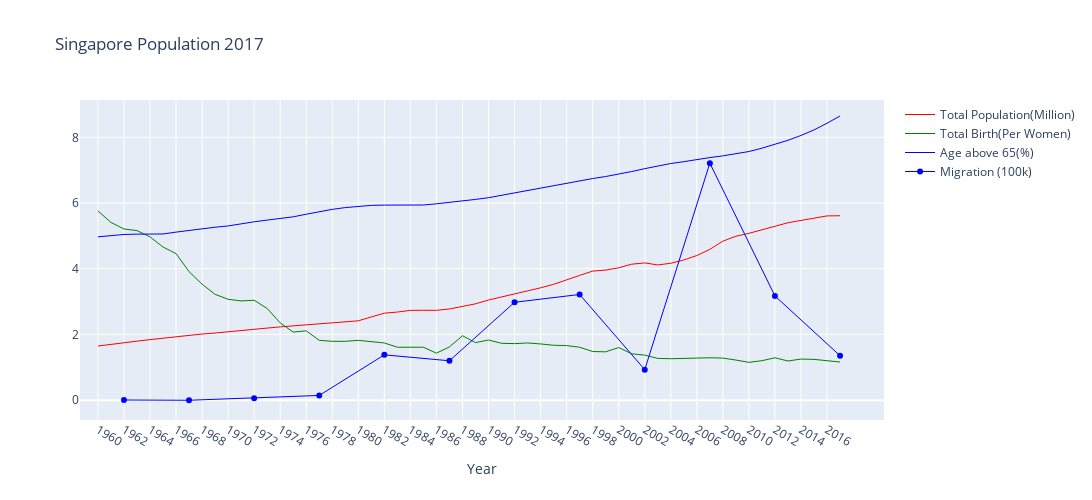

The code cell stored with this chart in its notebook:
### Code cell
Singapore_population = go.Scatter(
    
    x = Singapore_p['year'],
    y = Singapore_p['divide_1'],
    
    name = 'Total Population(Million)',
    
    line = dict(color = 'red',
                width = 1),
    
    connectgaps = True
)

Singapre_birth = go.Scatter(
    
    x = Singapore_b['year'],
    y = Singapore_b['birthrate'],
    
    name = 'Total Birth(Per Women)',
    
    line = dict(color = 'green',
                width = 1),
    
    connectgaps = True
)

Singapore_aging = go.Scatter(
    
    x = Singapore_a['year'],
    y = Singapore_a['Aging'],
    
    name = 'Age above 65(%)',
    
    line = dict(color = 'blue',
                width = 1),
    
    connectgaps = True
)

Singapore_migration = go.Scatter(
    
    x = migration_sg['year'],
    y = migration_sg['divide_2'],
    
    name = 'Migration (100k) ',
    
    line = dict(color = 'blue',
                width = 1),
    
    connectgaps = True

)

data1 = [Singapore_population, Singapre_birth, Singapore_aging, Singapore_migration]

layout1 = dict(title = 'Singapore Population 2017',
              xaxis = dict(title = 'Year'),
              yaxis = dict(title = ''),
            width=1200,
            height=500
              )

fig_sg = dict(data=data1, layout=layout1)

offline.iplot(fig_sg)

### Figure 1 — Plotly figure (JSON) as saved in the notebook; plotly's stock layout.template omitted (floating-point values rounded to 4 significant figures)
{"data": [{"connectgaps": true, "line": {"color": "red", "width": 1}, "name": "Total Population(Million)", "type": "scatter", "x": ["1960", "1961", "1962", "1963", "1964", "1965", "1966", "1967", "1968", "1969", "1970", "1971", "1972", "1973", "1974", "1975", "1976", "1977", "1978", "1979", "1980", "1981", "1982", "1983", "1984", "1985", "1986", "1987", "1988", "1989", "1990", "1991", "1992", "1993", "1994", "1995", "1996", "1997", "1998", "1999", "2000", "2001", "2002", "2003", "2004", "2005", "2006", "2007", "2008", "2009", "2010", "2011", "2012", "2013", "2014", "2015", "2016", "2017"], "y": [1.646, 1.702, 1.75, 1.795, 1.842, 1.887, 1.934, 1.978, 2.012, 2.042, 2.075, 2.113, 2.152, 2.193, 2.23, 2.263, 2.293, 2.325, 2.354, 2.384, 2.414, 2.533, 2.646, 2.681, 2.732, 2.736, 2.733, 2.775, 2.846, 2.931, 3.047, 3.135, 3.231, 3.313, 3.419, 3.525, 3.671, 3.796, 3.927, 3.959, 4.028, 4.138, 4.176, 4.115, 4.167, 4.266, 4.401, 4.589, 4.839, 4.988, 5.077, 5.184, 5.312, 5.399, 5.47, 5.535, 5.607, 5.612]}, {"connectgaps": true, "line": {"color": "green", "width": 1}, "name": "Total Birth(Per Women)", "type": "scatter", "x": ["1960", "1961", "1962", "1963", "1964", "1965", "1966", "1967", "1968", "1969", "1970", "1971", "1972", "1973", "1974", "1975", "1976", "1977", "1978", "1979", "1980", "1981", "1982", "1983", "1984", "1985", "1986", "1987", "1988", "1989", "1990", "1991", "1992", "1993", "1994", "1995", "1996", "1997", "1998", "1999", "2000", "2001", "2002", "2003", "2004", "2005", "2006", "2007", "2008", "2009", "2010", "2011", "2012", "2013", "2014", "2015", "2016", "2017"], "y": [5.76, 5.41, 5.21, 5.16, 4.97, 4.66, 4.46, 3.91, 3.53, 3.22, 3.07, 3.02, 3.04, 2.79, 2.35, 2.07, 2.11, 1.82, 1.79, 1.79, 1.82, 1.78, 1.74, 1.61, 1.62, 1.61, 1.43, 1.62, 1.96, 1.75, 1.83, 1.73, 1.72, 1.74, 1.71, 1.67, 1.66, 1.61, 1.48, 1.47, 1.6, 1.41, 1.37, 1.27, 1.26, 1.26, 1.28, 1.29, 1.28, 1.22, 1.15, 1.2, 1.29, 1.19, 1.25, 1.24, 1.2, 1.16]}, {"connectgaps": true, "line": {"color": "blue", "width": 1}, "name": "Age above 65(%)", "type": "scatter", "x": ["1960", "1961", "1962", "1963", "1964", "1965", "1966", "1967", "1968", "1969", "1970", "1971", "1972", "1973", "1974", "1975", "1976", "1977", "1978", "1979", "1980", "1981", "1982", "1983", "1984", "1985", "1986", "1987", "1988", "1989", "1990", "1991", "1992", "1993", "1994", "1995", "1996", "1997", "1998", "1999", "2000", "2001", "2002", "2003", "2004", "2005", "2006", "2007", "2008", "2009", "2010", "2011", "2012", "2013", "2014", "2015", "2016", "2017"], "y": [4.97, 5.017, 5.042, 5.052, 5.056, 5.058, 5.114, 5.168, 5.218, 5.263, 5.302, 5.369, 5.427, 5.48, 5.53, 5.579, 5.659, 5.736, 5.807, 5.86, 5.893, 5.927, 5.936, 5.932, 5.93, 5.939, 5.976, 6.016, 6.06, 6.109, 6.162, 6.235, 6.315, 6.394, 6.465, 6.526, 6.613, 6.683, 6.744, 6.806, 6.874, 6.958, 7.045, 7.13, 7.202, 7.258, 7.328, 7.383, 7.435, 7.493, 7.567, 7.668, 7.781, 7.909, 8.056, 8.224, 8.429, 8.648]}, {"connectgaps": true, "line": {"color": "blue", "width": 1}, "name": "Migration (100k) ", "type": "scatter", "x": [2017, 2012, 2007, 2002, 1997, 1992, 1987, 1982, 1977, 1972, 1967, 1962], "y": [1.351, 3.17, 7.213, 0.9277, 3.216, 2.978, 1.198, 1.378, 0.1427, 0.05881, -0.00365, 0.00428]}], "layout": {"height": 500, "title": {"text": "Singapore Population 2017"}, "width": 1200, "xaxis": {"title": {"text": "Year"}}, "yaxis": {"title": {"text": ""}}}}
